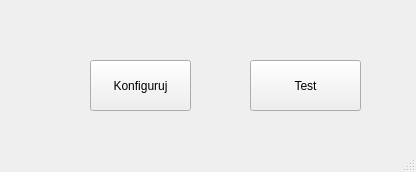
<?xml version="1.0" encoding="UTF-8"?>
<ui version="4.0">
 <class>MainWindow</class>
 <widget class="QMainWindow" name="MainWindow">
  <property name="geometry">
   <rect>
    <x>0</x>
    <y>0</y>
    <width>416</width>
    <height>172</height>
   </rect>
  </property>
  <property name="windowTitle">
   <string>MainWindow</string>
  </property>
  <widget class="QWidget" name="centralwidget">
   <widget class="QPushButton" name="pushButton">
    <property name="geometry">
     <rect>
      <x>90</x>
      <y>60</y>
      <width>101</width>
      <height>51</height>
     </rect>
    </property>
    <property name="text">
     <string>Konfiguruj</string>
    </property>
   </widget>
   <widget class="QPushButton" name="pushButton_2">
    <property name="geometry">
     <rect>
      <x>250</x>
      <y>60</y>
      <width>111</width>
      <height>51</height>
     </rect>
    </property>
    <property name="text">
     <string>Test</string>
    </property>
   </widget>
  </widget>
  <widget class="QStatusBar" name="statusbar"/>
 </widget>
 <resources/>
 <connections/>
</ui>
